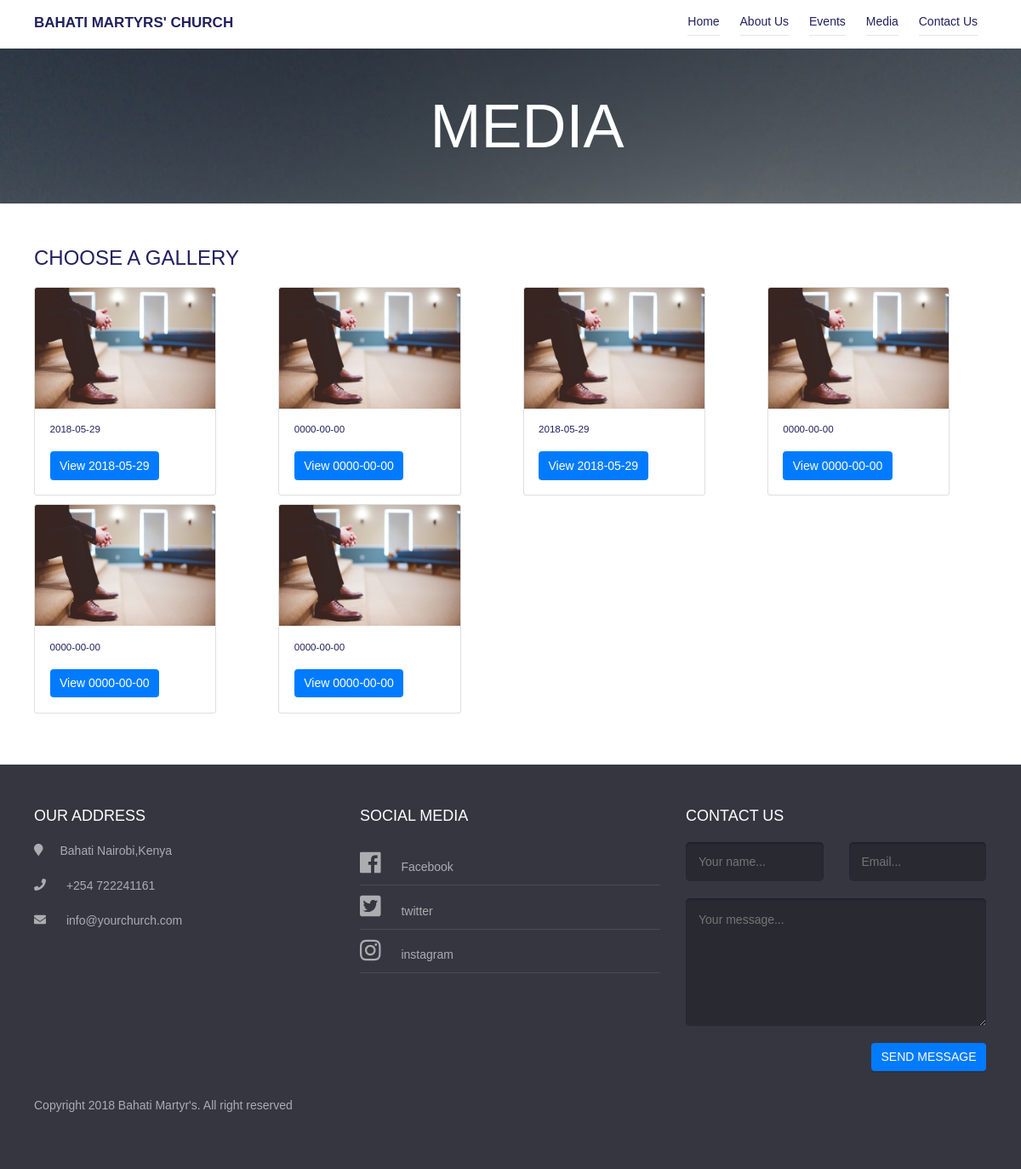
The page /media.php on the database its author committed.
### tables this page shows
CREATE TABLE `media_category` (
  `id` int(11) NOT NULL,
  `category_date` date NOT NULL,
  `category_image` varchar(255) NOT NULL
);

### media.php (the view, shortened to what this page needs)
<?php
  include_once "_includes/db.inc.php";
  ?>
<!DOCTYPE html>
<html lang="en">
<head>
	<link href="fonts/novecento-font/novecento-font.css" rel="stylesheet" type="text/css">
	<link href="fonts/font-awesome.min.css" rel="stylesheet" type="text/css">
	<link rel="stylesheet" href="https://maxcdn.bootstrapcdn.com/bootstrap/4.0.0/css/bootstrap.min.css"
>
	<link rel="stylesheet" href="css/style.css">
</head>
<body>
	<div class="site-content">
		<?php
  include_once "_includes/header.php";
  ?>
		<div class="page-head" data-bg-image="images/img-9.jpg">
			<div class="container">
				<h2 class="page-title">Media</h2>
			</div>
		</div>
		<main class="main-content">
			<div class="fullwidth-block">
				<div class="container">
					<div class="row">
						<div class="content col-md-12">
							<h2 class="section-title">choose a Gallery</h2>
							<div class="row">
								<?php
									$query = "SELECT * FROM media_category";
									$result = mysqli_query($connection, $query);
										while($row = mysqli_fetch_assoc($result)) {
											$category_id = $row["id"];
											$category_date = $row["category_date"];
											$category_image = $row["category_image"];
								?>
									<div class="col-md-3 col-xs-6" style="margin-bottom:10px;">
										<div class="card col-md-10 " style="padding:0px;">
											<img class="card-img-top" src="media/images/categories/<?php echo $category_image;?>.jpg" alt="" class="media-image">
											<div class="card-body">
												<h5 class="media-name ">
													<?php echo $category_date;?>
												</h5>
												<?php echo "<a href='gallery.php?category=$category_id' class='btn btn-primary'>View {$category_date}</a>";
												?>
											</div>
										</div>
									</div>
									<?php
	   }
	?>
							</div>
						</div>
					</div>
				</div>
			</div>
	</div>
	<?php
include_once "_includes/footer.php";
?>

### css/style.css (style rules this page uses)
html { background: #fff; color: #000; -webkit-text-size-adjust: 100%; -ms-text-size-adjust: 100%; }
html, button, input, select, textarea { font-family: sans-serif; }
body { margin: 0; }
a { background: transparent; }
h2 { font-size: 1.5em; margin: 0.83em 0; }
h5 { font-size: 0.83em; margin: 1.67em 0; }
img { border: 0; }
*, *:before, *:after { box-sizing: border-box; }
html { font-size: 14px; }
body { color: #21205f; font-family: arial, sans-serif; font-weight: 300; line-height: 1.5; }
h1, h2, h3, h4, h5, h6 { margin: 0 0 20px; font-family: "Novecento Sans", "Raleway", "Noto Sans" "Open Sans", sans-serif; font-weight: 500; text-transform: uppercase; line-height: normal; }
a { text-decoration: none; color: #21205f; }
.container { margin-right: auto; margin-left: auto; padding-left: 10px; padding-right: 11px; *zoom: 1; }
.container:after { content: " "; clear: both; display: block; overflow: hidden; height: 0; }
@media (min-width: 767px) { .container { width: 750px; } }
@media (min-width: 992px) { .container { width: 970px; } }
@media (min-width: 1200px) { .container { width: 1170px; } }
.row { margin-left: -15px; margin-right: -15px; }
.row:after { content: " "; clear: both; display: block; overflow: hidden; height: 0; }
.col-xs-1, .col-sm-1, .col-md-1, .col-lg-1, .col-xs-2, .col-sm-2, .col-md-2, .col-lg-2, .col-xs-3, .col-sm-3, .col-md-3, .col-lg-3, .col-xs-4, .col-sm-4, .col-md-4, .col-lg-4, .col-xs-5, .col-sm-5, .col-md-5, .col-lg-5, .col-xs-6, .col-sm-6, .col-md-6, .col-lg-6, .col-xs-7, .col-sm-7, .col-md-7, .col-lg-7, .col-xs-8, .col-sm-8, .col-md-8, .col-lg-8, .col-xs-9, .col-sm-9, .col-md-9, .col-lg-9, .col-xs-10, .col-sm-10, .col-md-10, .col-lg-10, .col-xs-11, .col-sm-11, .col-md-11, .col-lg-11, .col-xs-12, .col-sm-12, .col-md-12, .col-lg-12 { position: relative; min-height: 1px; padding-left: 15px; padding-right: 15px; }
.col-xs-1, .col-xs-2, .col-xs-3, .col-xs-4, .col-xs-5, .col-xs-6, .col-xs-7, .col-xs-8, .col-xs-9, .col-xs-10, .col-xs-11, .col-xs-12 { float: left; }
.col-xs-6 { width: 50%; }
@media (min-width: 992px) { .col-md-1, .col-md-2, .col-md-3, .col-md-4, .col-md-5, .col-md-6, .col-md-7, .col-md-8, .col-md-9, .col-md-10, .col-md-11, .col-md-12 { float: left; } }
@media (min-width: 992px) { .col-md-3 { width: 25%; } }
@media (min-width: 992px) { .col-md-10 { width: 83.3333333333%; } }
@media (min-width: 992px) { .col-md-12 { width: 100%; } }
.page-head { background-size: cover; padding: 50px; text-align: center; }
.page-head .page-title { font-weight: 100; font-size: 72px; font-size: 5.1428571429em; margin-bottom: 0; color: white; word-break: break-word; }
.fullwidth-block { padding: 50px 0; }
.fullwidth-block .section-title { font-size: 24px; font-size: 1.7142857143em; text-transform: uppercase; color: #21205f; }

### rows shown on the page
media_category: category_image (picture), category_date "2018-05-29"
media_category: category_image (picture), category_date "0000-00-00"
media_category: category_image (picture), category_date "2018-05-29"
media_category: category_image (picture), category_date "0000-00-00"
media_category: category_image (picture), category_date "0000-00-00"
media_category: category_image (picture), category_date "0000-00-00"
